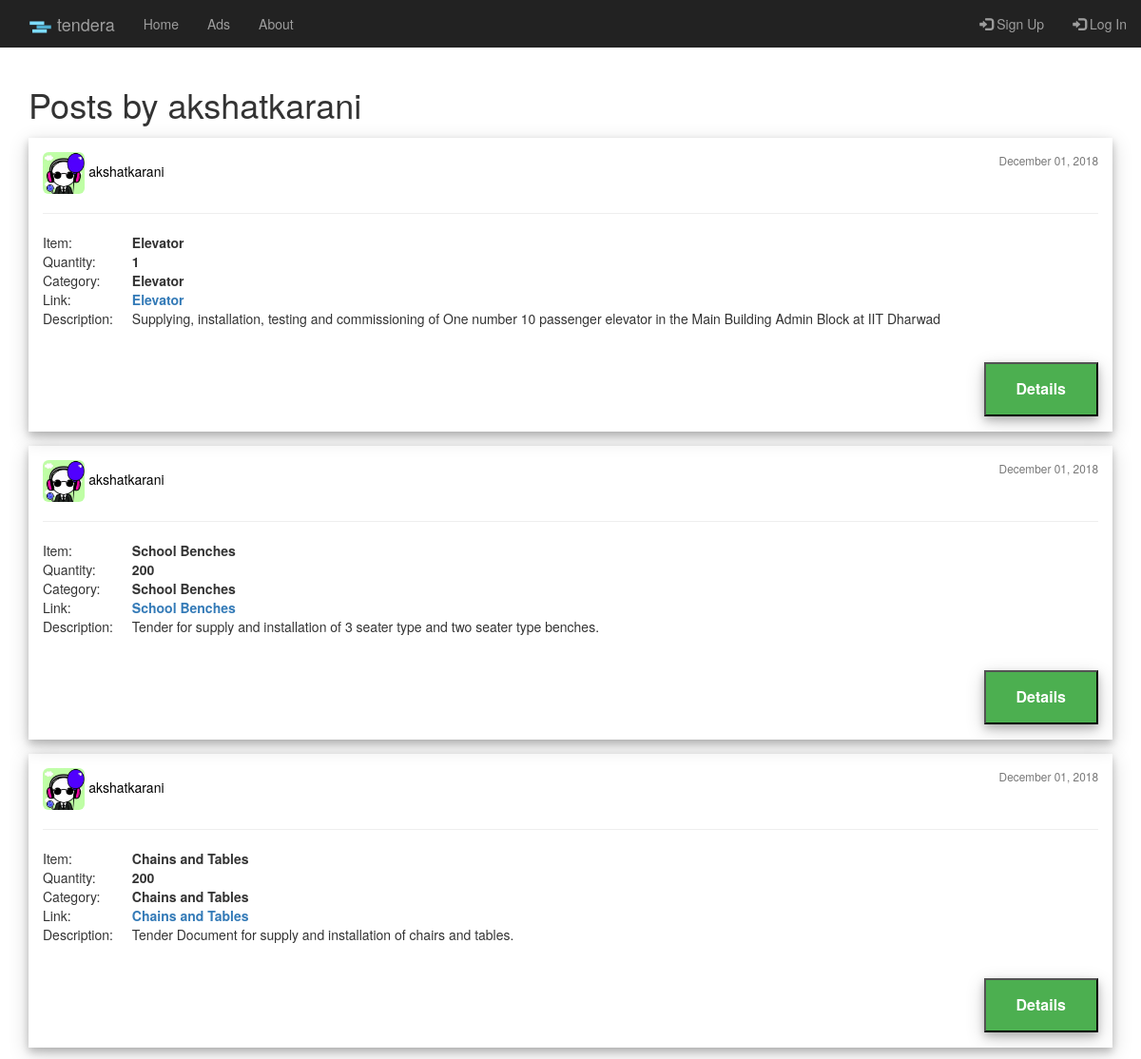
The app's page /post/user/akshatkarani with its own data.
### post/models.py (models this page shows, shortened)
class Post(models.Model):
	category = models.CharField(max_length=50)
	item = models.CharField(max_length=100)
	quantity = models.IntegerField(default=0)
	document = models.FileField(upload_to='tender_docs/')
	description = models.TextField()
	elegibility = models.TextField(default='Elegibility')
	date_posted = models.DateTimeField(auto_now_add= True)
	author = models.ForeignKey(User, on_delete = models.CASCADE)

### users/models.py (models this page shows, shortened)
class UserProfile(models.Model):
	user = models.OneToOneField(User, on_delete = models.CASCADE)
	image = models.ImageField(default= 'default_pic.jpg', upload_to = 'user_pics')

### post/views.py (the view)
# urls.py: path('user/<str:username>', UserPostListView.as_view(), name='user-posts'),
class UserPostListView(ListView):
	model = Post
	template_name = 'post/user_posts.html'
	context_object_name = 'posts'
	def get_queryset(self):
		user = get_object_or_404(User, username= self.kwargs.get('username'))
		return Post.objects.filter(author= user).order_by('-date_posted')

### post/templates/post/user_posts.html (shortened to what this page needs)
{% extends "post/base.html" %}
{% block content %}
  <h1 class="mb-3">Posts by {{ view.kwargs.username }}</h1>
	{% for post in posts %}
		<article class="media content-section" style="box-shadow: 0 4px 8px 0 rgba(0, 0, 0, 0.2), 0 6px 20px 0 rgba(0, 0, 0, 0.19);">
      <div style="padding: 15px;">
        <img class=" img-rounded article-imag" style="width: 4%; height: 4%" src="{{ post.author.userprofile.image.url }}">
      <a class="mr-2" href="{% url 'user-posts' post.author.username %}" style="color: black">{{ post.author }}</a>
      <small style="float: right" class="text-muted">{{ post.date_posted|date:"F d, Y" }}</small>
      <hr>
      <table>
        <tr>
          <td>
            Item:
          </td>
          <td class="second-dat">
            <b>{{ post.item }}</b>
          </td>
        </tr>
        <tr>
          <td>
            Quantity:
          </td>
          <td class="second-dat">
            <b>{{ post.quantity }}</b>
          </td>
        </tr>
        <tr>
          <td>
            Category:
          </td>
          <td class="second-dat">
            <b>{{ post.item }}</b>
          </td>
        </tr>
        <tr>
          <td>
            Link:
          </td>
          <td class="second-dat">
            <b><a href="{{ post.document.url }}">{{ post.item }}</a></b>
          </td>
        </tr>
        <tr>
          <td style="vertical-align: top">
            Description:
          </td>
          <td class="second-dat">
            <div style="height: 40px; overflow: hidden;">
               <p class="article-content">{{ post.description }}</p>
           </div>
          </td>
        </tr>
      </table>
        <a href="{% url 'post-detail' post.id %}"><button class="button_post" style="box-shadow: 0 4px 8px 0 rgba(0, 0, 0, 0.2), 0 6px 20px 0 rgba(0, 0, 0, 0.19);"><b>Details</b></button></a>
      </div>
    </article>
	{% endfor %}
{% endblock content %}

### post/static/post/main.css (style rules this page uses)
.button_post { background-color: #4CAF50; color: white; padding: 15px 32px; text-align: center; text-decoration: none; display: inline-block; font-size: 16px; margin: 16px 0px; cursor: pointer; float: right; }
.second-dat { padding: 0px 20px; }

### records on screen
Post: author.userprofile.image (picture), author "akshatkarani", date_posted "December 01, 2018", item "Elevator", quantity "1", description "Supplying, installation, testing and commissioning of One number 10 passenger elevator in the Main Building Admin Block at IIT Dharwad"
Post: author.userprofile.image (picture), author "akshatkarani", date_posted "December 01, 2018", item "School Benches", quantity "200", description "Tender for supply and installation of 3 seater type and two seater type benches."
Post: author.userprofile.image (picture), author "akshatkarani", date_posted "December 01, 2018", item "Chains and Tables", quantity "200", description "Tender Document for supply and installation of chairs and tables."

### other values on screen
{{ view.kwargs.username }} "akshatkarani"
